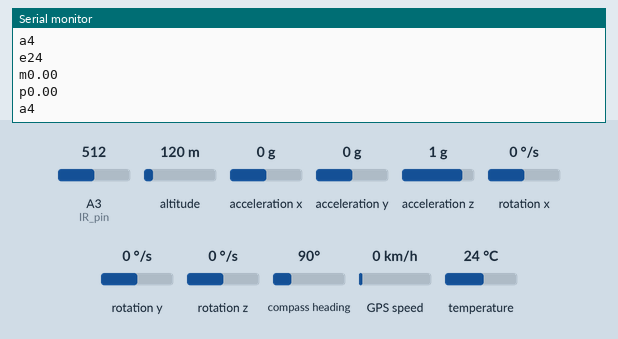
The sketch below on a simulated Arduino Uno, built with avr-gcc and run on an emulated ATmega328P. Parts: the last lines printed to the serial monitor. Wiring (inferred from the names in the program): MPU-6050 motion sensor at I2C address 0x68; MPU-6050 motion sensor at I2C address 0x69. The inputs (shaded band) are chosen by the test bench; at power-on: acceleration x 0 g, A3 (IR_pin) = 512, temperature 24 °C, altitude 120 m, acceleration y 0 g, acceleration z 1 g, rotation x 0 °/s, rotation y 0 °/s, rotation z 0 °/s, compass heading 90°, GPS speed 0 km/h. Storage starts empty; the GPS gets a fix after 3 s at 37.7749, -122.4194 with 8 satellites.

Above: at 1.2 s.
1.3 s: acceleration x set to -1.4 g
At 1.4 s:
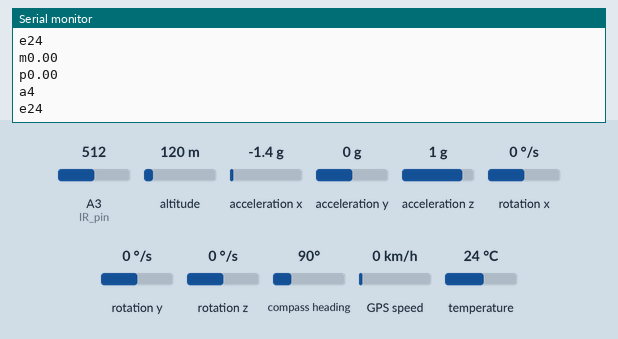
4.7 s: A3 (IR_pin) set to 306
At 5.11 s:
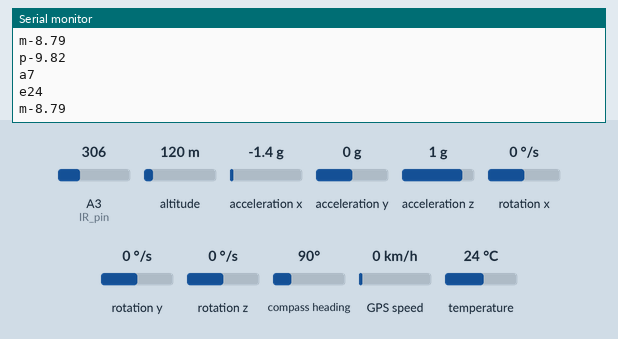
6.2 s: temperature set to 12 °C
At 6.34 s:
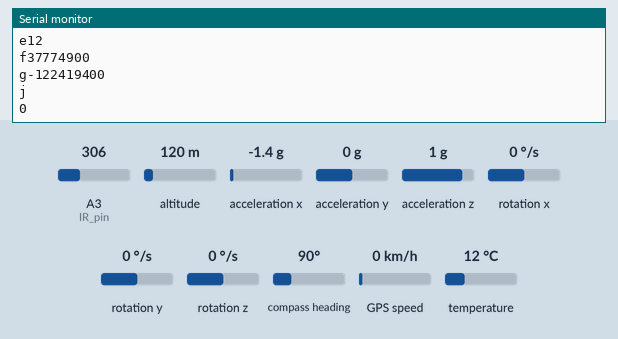
7.7 s: A3 (IR_pin) set to 40
At 7.77 s:
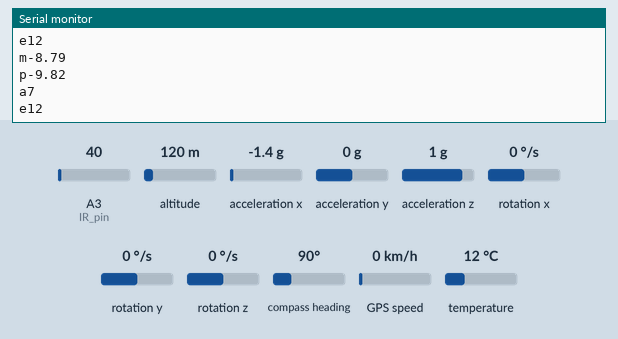
9.2 s: acceleration x set to -0.8 g
At 11.52 s:
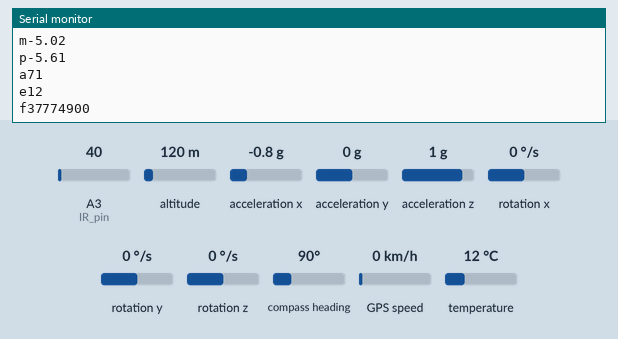
Timing chart, 0 to 11.7 s (numbered marks = the images above; inputs shaded):
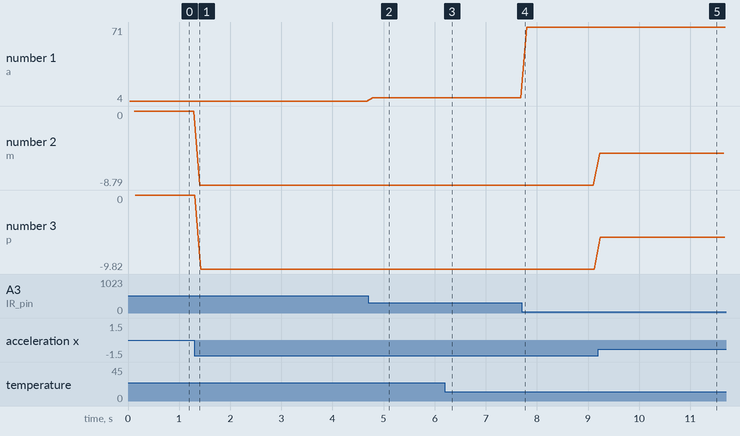

The sketch:

CandDH_Arctic_Thunder_v6_1_June10.ino
```cpp
//=============== Arctic Thunder Avionics Code ================//
// Revision number: 6.0                                        //
// Revised by, date: Zakary Harrison, June 9 2018              //
// Verification Status: Functioning                            //
// Major changes: Data reformatting for G.S.                   //
//=============================================================//


// Libraries
#include <avr/wdt.h>
#include <I2Cdev.h>
#include <TinyGPS.h>
#include "Adafruit_MCP9808.h"
#include <SPI.h>
#include <SD.h>
#include <Wire.h>
#include <MPU6050.h>
//#include <Adafruit_Sensor.h>
//#include <Adafruit_BMP280.h>
#include <SoftwareSerial.h>

// IR Sensor setup
int IR_pin = 3;
int IR_sensor;
int pay_dist; // measured in cm

// Pressure/Temperature/Altitude Setup (BMP 280)
//Adafruit_BMP280 bmp(BMP_CS); // hardware SPI
//Adafruit_BMP280 bmp(BMP_CS, BMP_MOSI, BMP_MISO,  BMP_SCK);
// @ Ryerson : 90m above sea level |-> according to BMP -> 163.4
//Adafruit_BMP280 bmp; // I2C
//float exp_o; // Used in Baro Pressure calcs (later)
//int Ph = 1013; // Barometric pressure at your ground level (calculated later)
//int rtemp, rpress, ralt , rtemp_conv, rpress_conv, ralt_conv,
int battemp;
//String rock_T = "";
//String rock_P = "";
//String rock_A = "";

// GPS Setup
TinyGPS gps;
SoftwareSerial ss(4, 3);
long lat, lon;
unsigned long fix_age, speed;//time, date,
// Don't need these unless we want GPS signal stats:
//unsigned long chars;
//unsigned short sentences, failed_checksum;

// MPU Setup
MPU6050 avAG(0x68);
MPU6050 payAG(0x69);
const int avMPU = 1;
const int payMPU = 2;
int16_t AcZ; //AcX, AcY, Tmp;
int accelSet;

// MCP 9808 setup
Adafruit_MCP9808 rocket_temp = Adafruit_MCP9808();


// SD Setup
File IRData;
File enviroData;
File GPSData;
File avMPUData;
File payMPUData; //file for acceleration data
const int chipSelect = 8;


//============== SETUP ==============//
void setup() {
  //wdt_disable();
  //I2C start
  Wire.begin();
  //Serial start
  Serial.begin(57600);
  ss.begin(57600);
  //Serial.println("Start");

  //Initialize SD Card
  if (!SD.begin(chipSelect)) {
    //Serial.println(F("SD card not initialized."));
  }

  // IR Sensor Setup
  pinMode(IR_pin, INPUT);
  //Serial.println(F("IR Sensor Initialized"));

  //Initialize BMP
  //if (bmp.begin()) {
    //Serial.println(F("BMP initialized."));
  //}
  // Set initial pressure
  //Ph = bmp.readPressure() / 100;

  //Initialize Avionics MPU
  avAG.initialize();
  Wire.beginTransmission(0x68);
  Wire.write(0x6B);  // PWR_MGMT_1 register
  Wire.write(0);
  avAG.setFullScaleAccelRange(MPU6050_ACCEL_FS_16);
  //Serial.println(F("Av MPU initialized."));
  Wire.endTransmission(true);

  //Initalize Payload MPU
  payAG.initialize();
  Wire.beginTransmission(0x69);
  Wire.write(0x6B);  // PWR_MGMT_1 register
  Wire.write(0);
  payAG.setFullScaleAccelRange(MPU6050_ACCEL_FS_16);
  //Serial.println(F("Pay MPU initialized."));
  Wire.endTransmission(true);

  // Initialize MCP
  if (rocket_temp.begin()) {
    //Serial.println(F("MCP initialized"));
  }

  //wdt_enable(WDTO_1S);
}

//================= END SETUP ===============//
//===========================================//
//============== MAIN LOOP BEGINS ===========//
void loop() {

  //============================================//
  //================= IR SENSOR ================//
  // Reference : https://www.dfrobot.com/wiki/index.php/SHARP_GP2Y0A41SK0F_IR_ranger_sensor_(4-30cm)_SKU:SEN0143

  //Serial.println(F("===IR SENSOR==="));

  // Read analog voltage and calculate distance
  IR_sensor = analogRead(IR_pin);
  if (IR_sensor < 16)  IR_sensor = 16;
  pay_dist = 2076 / (IR_sensor - 11); // this is for 4-30cm

  // Store distance data to SD
  IRData = SD.open("IR.txt", FILE_WRITE);
  if (IRData) {
    // Serial.println("Writing IR Sensor data to SD");
    IRData.println(pay_dist);
    IRData.close();
  }
  //else Serial.println(F("Could not save IR data"));

  // Transmit or print distance data
  //Serial.print(F("Payload bay distance reading:"));
  Serial.print(F("a"));
  Serial.println(pay_dist);
  //Serial.print(",");

  //==================================================//
  //=================== BMP + MCU ====================//

  // Read values from BMP
  //rtemp = bmp.readTemperature();
  //rpress = bmp.readPressure();
  //ralt = bmp.readAltitude(Ph);
  battemp = rocket_temp.readTempC();

  // Store enviro data to SD
  //enviroData = SD.open("envir.txt", FILE_WRITE);
  //if (enviroData) {
    //Serial.println(F("Writing Atmospheric data to SD"));
    //enviroData.print(rtemp);
    //enviroData.print(",");
//    enviroData.print(rpress);
//    enviroData.print(",");
//    enviroData.print(ralt);
//    enviroData.print(",");
//    enviroData.print(battemp);
//    enviroData.println();
//    delay(5);
//    enviroData.close();
//  }
  //else Serial.println(F("Could not save BMP data"));

  //Transmit or print atmospheric data
  //Serial.print(F("Temperature:"));
  //Serial.print("b");
  //Serial.println(rtemp);
  //Serial.print(F(","));

  //Serial.print(F("Pressure: "));
  //Serial.print("c");
  //Serial.println(rpress);
  //Serial.print(F(","));

  //Serial.print(F("Altitude: "));
  //Serial.print("d");
  //Serial.println(ralt);
  //Serial.print(F(","));

  //Serial.print(F("Battery Temp: "));
  Serial.print(F("e"));
  Serial.println(battemp);
  //Serial.print(F(","));

  //=============================================//
  //==================== GPS ====================//

  //Serial.println(F("===GPS==="));

  bool newData = false;
  //unsigned long chars;
  //unsigned short sentences, failed;

  // For one/twenty second we parse GPS data and report some key values
  for (unsigned long start = millis(); millis() - start < 50;)
  {
    while (ss.available())
    {
      char c = ss.read();
      //Serial.print(c); // uncomment this line if you want to see the GPS data flowing
      if (gps.encode(c)) // Did a new valid sentence come in?
        newData = true;
    }
  }

  if (newData)
  {
  // Retrieve latitude and longitude to the millionth of a degree
  gps.get_position(&lat, &lon, &fix_age);

  // Time in hhmmsscc, date in ddmmyy
  //gps.get_datetime(&date, &time, &fix_age);

  // Returns speed in 100ths of a knot
  //speed = gps.speed();

  // Store GPS data
  GPSData = SD.open(F("gpsdata.txt"), FILE_WRITE);
  if (GPSData) {
    //Serial.println(F("Writing GPS data to SD"));
    GPSData.print(lat);
    GPSData.print(F(","));
    GPSData.print(lon);
    //GPSData.print(F(","));
    //GPSData.print(time);
    //GPSData.print(F(","));
    //GPSData.print(date);
    GPSData.print(F(","));
    GPSData.println(speed);
    delay(5);
    GPSData.close();
  }
  //else Serial.println(F("Could not save GPS data"));

  // Transmit or print GPS data
  //Serial.print(F("Lat Lon:"));
  Serial.print(F("f"));
  Serial.println(lat);
  //Serial.print(",");
  Serial.print(F("g"));
  Serial.println(lon);
  //Serial.print(F(","));
  //Serial.print("h");
  //Serial.println(time);
  //Serial.print(F(","));
  //Serial.println("i");
  //Serial.println(date);
  //Serial.print(F(","));
  Serial.println(F("j"));
  Serial.println(speed);
  //Serial.print(F(","));
  }
  //else (Serial.print("No GPS Data Found on Pin 4")

  //======================== MPUs =====================//
  //Serial.println(F("===AvBay MPU==="));

  // Collect Avionics MPU Data
  AGEval(avMPU);

  // Store Avionics MPU data
  avMPUData = SD.open("avMPU.txt", FILE_WRITE);
  if (avMPUData) {
    //Serial.println(F("Writing avMPU data to SD"));
    //avMPUData.print(AcX/2610.0);
    //avMPUData.print(F(","));
    //avMPUData.print(AcY/2610.0);
    //avMPUData.print(F(","));
    avMPUData.println(AcZ/2610.0);
    delay(5);
    avMPUData.close();
  }
  //else Serial.println(F("Could not save AvMPU data"));

  //Transmit or print AvAccel data
  //Serial.print("X: ");
  //Serial.print(F("k"));
  //Serial.println(AcX/2610.0);
  //Serial.print(F(","));
  //Serial.print(F("l"));
  //Serial.println(AcY/2610.0);
  //Serial.print(F(","));
  Serial.print(F("m"));
  Serial.println(AcZ/2610.0);
  //Serial.print(F(","));

  //Serial.println(F("===Payload MPU==="));

  // Collect Payload MPU data
  AGEval(payMPU);

  // Store Payload MPU Data
  payMPUData = SD.open("payMPU.txt", FILE_WRITE);
  if (payMPUData) {
    //Serial.println(F("Writing payMPU data to SD"));
    //payMPUData.print(AcX/2335.0);
    //payMPUData.print(F(","));
    //payMPUData.print(AcY/2335.0);
    //payMPUData.print(F(","));
    payMPUData.println(AcZ/2335.0);
    delay(5);
    payMPUData.close();
  }
  //else Serial.println(F("Could not save payMPU data"));

  //Transmit or print payAccel data
  //Serial.print("X: ");
  //Serial.print(F("n"));
  //Serial.println(AcX/2335.0);
  //Serial.print(F(","));
  //Serial.print(F("o"));
  //Serial.println(AcY/2335.0);
  //Serial.print(F(","));
  Serial.print(F("p"));
  Serial.println(AcZ/2335.0);
  //Serial.print(F(","));
}

//========================== FUNCTIONS ============================//

//void bmp_rocket() {
//  rtemp = bmp.readTemperature();
//  rpres = bmp.readPressure();
//  // ALT correction
//  // Barometric pressure varying with altitude is represented using the formula: P=Po*e^(-(Mg/RT)*h)
//  // Where Po=Sea level Bar. Pressure (use hPa)// M=molar mass of Earth's air//R=Universal Gas constant
//  //       T=Standard temperature// g=gravitational constant
//  //  exp_o = exp((-((M * g) / (R * T)) * h));
//  //  Ph = Po * exp_o;
//  ralt = bmp.readAltitude(Ph);
//}


// Evaluate acceleration data from MPU set to corresponding address (1 or 2 for Av, Pay respectively)
void AGEval(const int addr) {

  if (addr == 1) {

    Wire.beginTransmission(0x68);
    Wire.write(0x3B);  // starting with register 0x3B (ACCEL_XOUT_H)
    Wire.endTransmission(false);
    Wire.requestFrom(0x68, 14, true); // request a total of 14 registers
  }

  else if (addr == 2) {

    Wire.beginTransmission(0x69);
    Wire.write(0x3B);  // starting with register 0x3B (ACCEL_XOUT_H)
    Wire.endTransmission(false);
    Wire.requestFrom(0x69, 14, true); // request a total of 14 registers
  }

  //AcX = Wire.read() << 8 | Wire.read(); // 0x3F (ACCEL_XOUT_H) & 0x40 (ACCEL_ZOUT_L)
  //AcY = Wire.read() << 8 | Wire.read(); // 0x3F (ACCEL_YOUT_H) & 0x40 (ACCEL_ZOUT_L)
  AcZ = Wire.read() << 8 | Wire.read(); // 0x3F (ACCEL_ZOUT_H) & 0x40 (ACCEL_ZOUT_L)
  //Tmp = Wire.read() << 8 | Wire.read(); // 0x41 (TEMP_OUT_H) & 0x42 (TEMP_OUT_L)

}

void softReset(){
  asm volatile ("  jmp 0");
}
```

Measured:
- after the input at 4.7 s, the serial monitor: prints a new line after 0.09 s (image 2)
- after the input at 6.2 s, the serial monitor: prints a new line at once (image 3)
- after the input at 9.2 s, the serial monitor: prints a new line at once (image 5)
- plotted number 1: 4 → 7 after the input at 4.7 s, 7 → 71 after the input at 7.7 s
- plotted number 2: 0 → -8.79 after the input at 1.3 s, -8.79 → -5.02 after the input at 9.2 s
- plotted number 3: 0 → -9.82 after the input at 1.3 s, -9.82 → -5.61 after the input at 9.2 s
